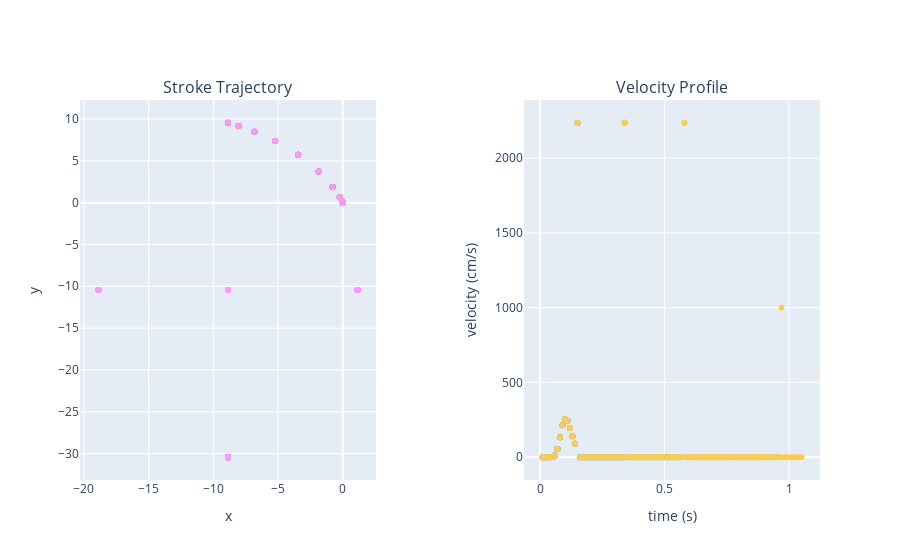

Write notebook code for a chart like this one.
### Code cell
fig = make_subplots(rows = 1, cols = 2, subplot_titles=("Stroke Trajectory", "Velocity Profile"), horizontal_spacing=0.2)

# Letter G
parameters = {"step_size": 0.01, "t_points": np.array([[0,0], [-10,10], [-20,-10], [-10,-30], [0,-10], [-10,-10]]), "delta": [-0.9, -0.5, -0.9, -1, 0.1], "Ac": [0.05, 0.01, 0.01, 0.01, 0.02], "delta_t": [0, 0, 0, 0, 0], "T": [0.15, 0.2, 0.25, 0.4, 0.1]}

# Fig 8. Djioua08EPM
#parameters = {"step_size": 0.01, "t_points": np.array([[25,18], [6,4], [8,5.5]]), "delta": [-0.5, 0.5], "Ac": [0.043949, 0.1082468], "delta_t": [0, 0], "T": [0.260832, 0.150658]}
#parameters = {"step_size": 0.01, "t_points": np.array([[25,18], [6,4], [8,5.5]]), "delta": [-0.5, 0.5], "Ac": [0.043949, 0.1082468], "delta_t": [0, 0], "T": [0.5, 0.2]}

trajectory_generator = TrajectoryGenerator(**parameters)
points, velocities, vel, dw = trajectory_generator.generate_strokes()
# print(len(points[0]))
print('points', points)
print('weights, displacement', dw)

for i in range(len(points)):
    fig.add_trace(go.Scatter(x=points[i][:,0], y=points[i][:,1], mode="markers"), row=1, col=1)
    fig.add_trace(go.Scatter(x=velocities[i][1], y=velocities[i][0], mode="markers"), row=1, col=2)
fig.update_xaxes(title_text="x", row=1, col=1)
fig.update_yaxes(title_text="y", row=1, col=1)
fig.update_xaxes(title_text="time (s)", row=1, col=2)
fig.update_yaxes(title_text="velocity (cm/s)", row=1, col=2)
fig.update_layout(showlegend=False)
fig.show()

# widgets.interactive(update_plot, step_size = step_size)
